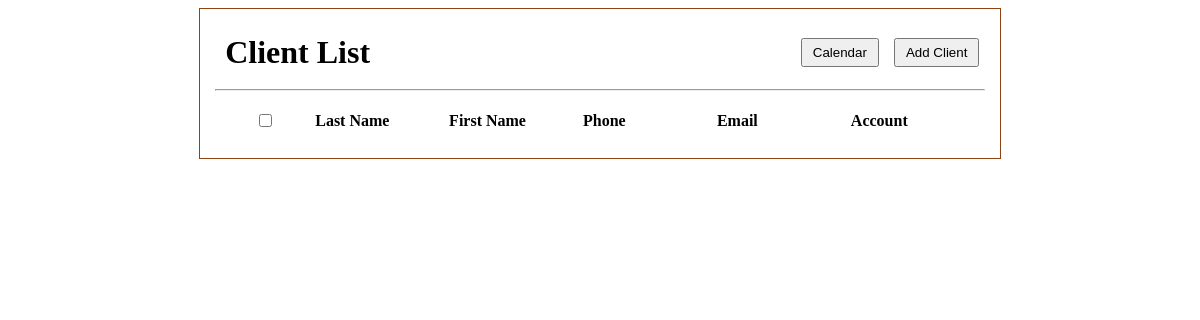
Before: / with the older database file.
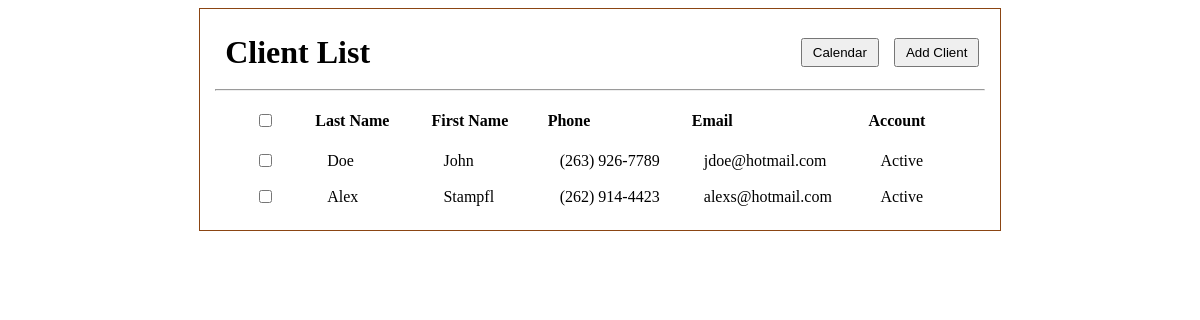
After: the same page with the newer database file.
### tables this page shows
CREATE TABLE clients (
              id INTEGER PRIMARY KEY AUTOINCREMENT,
              first_name TEXT,
              last_name TEXT,
              phone TEXT,
              email TEXT,
              status TEXT
            );

### app.py (the view)
@app.route('/') # Defines the home route(/), # A decoraor to route URL, '/' means the root URL
def index(): # Creates a function bound with '/' route
    conn = sqlite3.connect(DB_PATH)
    c = conn.cursor()
    c.execute('SELECT * FROM clients')
    clients = c.fetchall()
    conn.close()
    return render_template('client_list.html', clients=clients)

### templates/client_list.html (shortened to what this page needs)
<!DOCTYPE html>
<html lang="en">
<head>
     <link rel="stylesheet" href="{{ url_for('static', filename = 'main.css') }}">
</head>
<body>
    <div id="client_list">
            <div class="header-row">
                <h1 id="client_list_h1">Client List</h1>
                <div class="header-buttons">
                    <button id="go_to_calendar">Calendar</button>
                    <button id="add_client">Add Client</button>
                </div>
            </div>
        <hr>
        <table>
            <thead>
                <tr>
                    <th><input type="checkbox"></th>
                    <th>Last Name</th>
                    <th>First Name</th>
                    <th>Phone</th>
                    <th>Email</th>
                    <th>Account</th>
                </tr>
            </thead>
            <tbody id="clientTableBody">
                {% for client in clients %}
                <tr>
                    <td><input type="checkbox"></td>
                    <td>{{ client[1] }}</td>
                    <td>{{ client[2] }}</td>
                    <td>{{ client[3] }}</td>
                    <td>{{ client[4] }}</td>
                    <td>Active</td>
                </tr>
                {% endfor %}
            </tbody>
        </table>
    </div>
</body>
</html>

### static/main.css (style rules this page uses)
#client_list { text-align: center; max-width: 65%; top: 10%; left: 50%; border: 1px solid saddlebrown; height: 100%; margin: 0 auto; padding: 15px; }
table { border-collapse: collapse; width: 100%; }
th, td { padding: 8px 12px; text-align: left; }
#client_list table th:first-child, #client_list table td:first-child { width: 40px; text-align: center; }
table th { padding: 12px 0px 12px 0px; margin: 0 auto; min-width: 100px; text-align: left; }
.header-row { display: flex; justify-content: space-between; align-items: center; width: 98%; padding: 10px; }
.header-buttons { display: flex; gap: 15px; }
#client_list_h1 { display: inline-flex; margin: 0; }
#add_client { padding: 5px 10px; }
#go_to_calendar { padding: 5px 10px; }

Changed rows visible on the page:
added clients: first_name "Doe", last_name "John", phone "(263) 926-7789", email "jdoe@hotmail.com"
added clients: first_name "Alex", last_name "Stampfl", phone "(262) 914-4423", email "alexs@hotmail.com"
